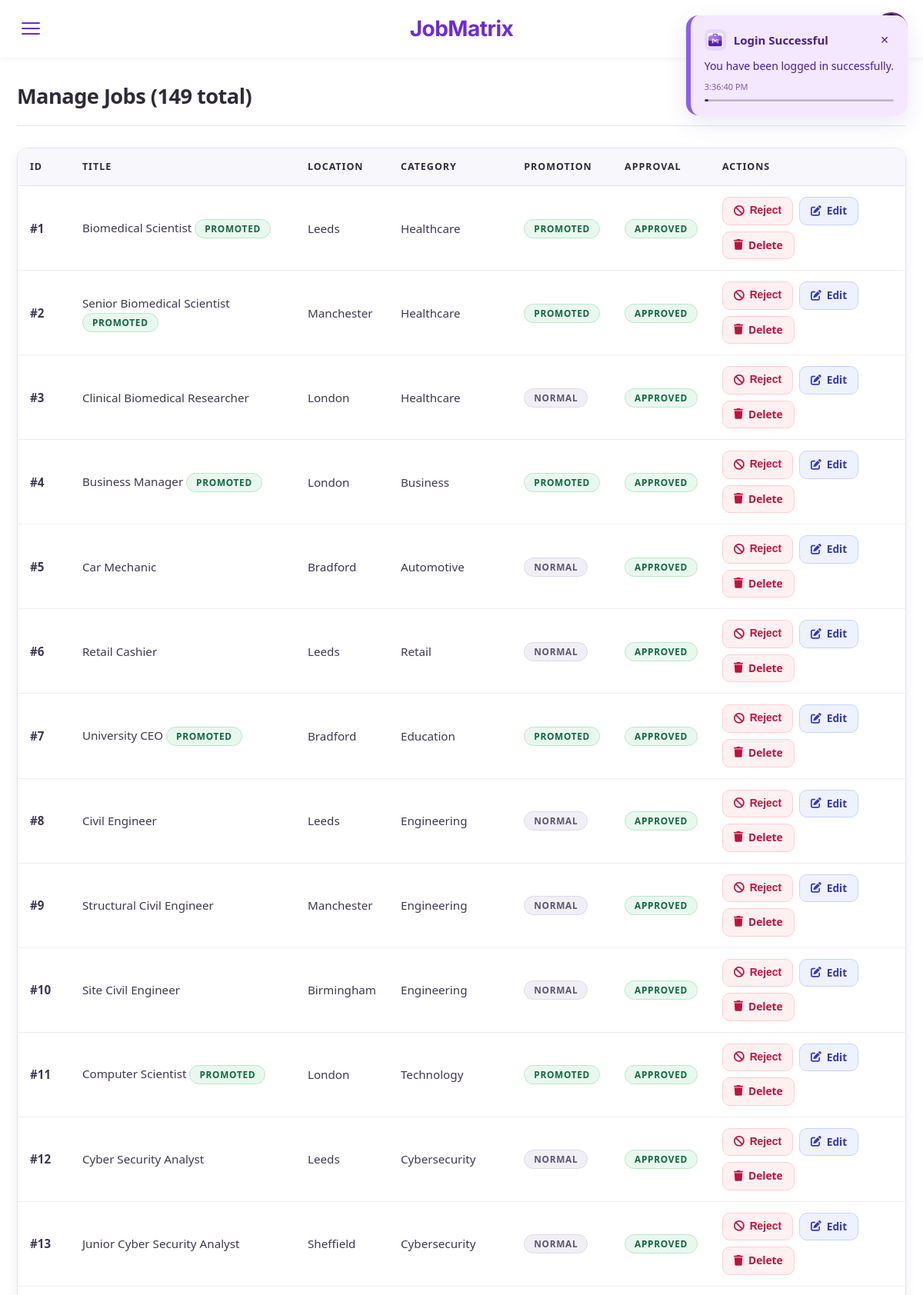
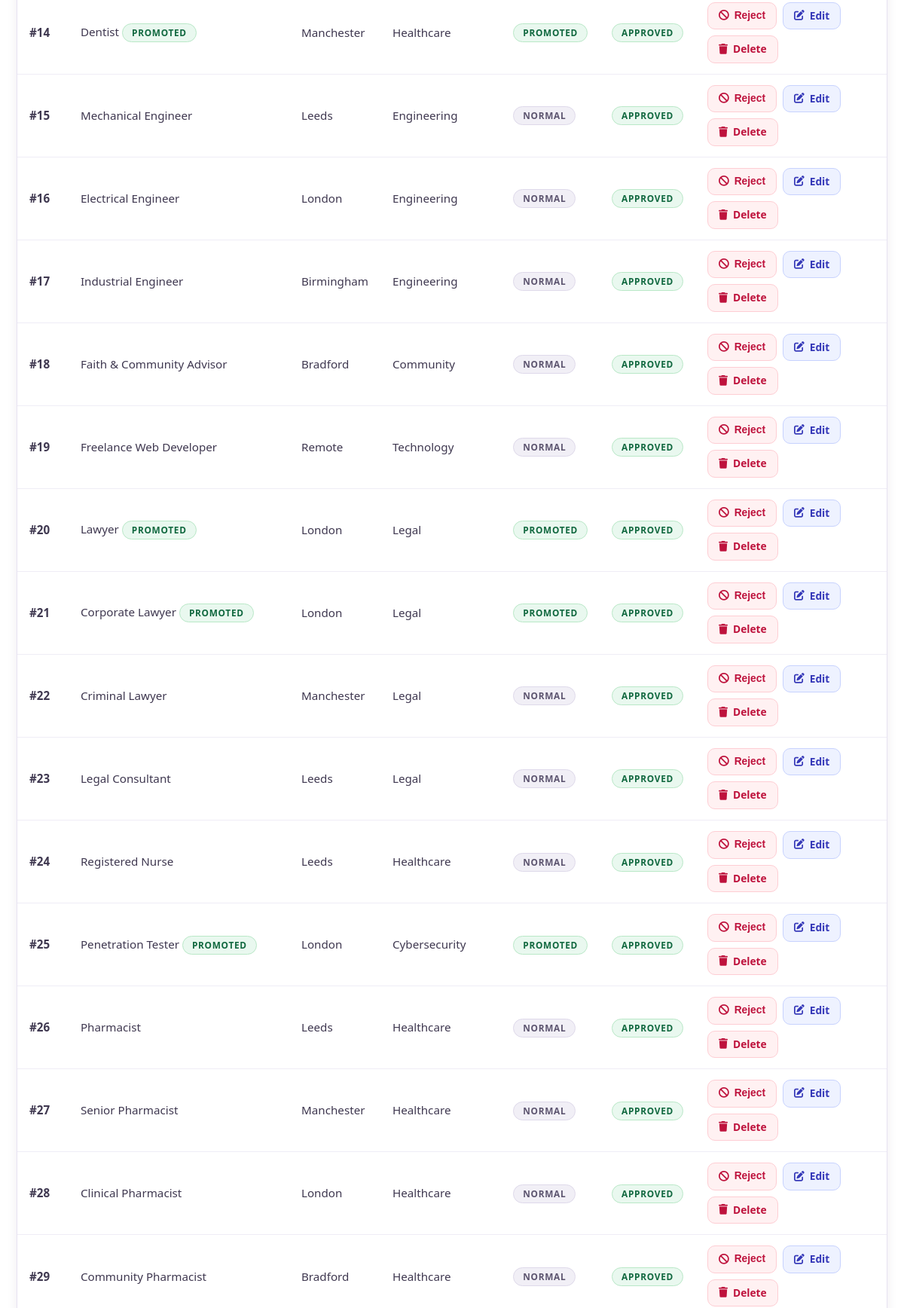
Screenshot of /admin/manage_jobs.php (signed in, upper part) with the database file from the repository (2 pictures, top to bottom).
### tables this page shows
CREATE TABLE `jobs` (
  `id` int(11) NOT NULL,
  `employer_id` int(11) DEFAULT NULL,
  `title` varchar(255) DEFAULT NULL,
  `company` varchar(255) DEFAULT NULL,
  `location` varchar(255) DEFAULT NULL,
  `salary` int(11) DEFAULT NULL,
  `type` varchar(50) DEFAULT NULL,
  `category` varchar(100) DEFAULT NULL,
  `description` text DEFAULT NULL,
  `created_at` timestamp NOT NULL DEFAULT current_timestamp(),
  `is_promoted` tinyint(1) DEFAULT 0,
  `approval_status` enum('pending','approved','rejected') NOT NULL DEFAULT 'pending'
);

### admin/manage_jobs.php (the view, shortened to what this page needs)
<?php
include '../includes/header.php';
$stmt = $conn->prepare("SELECT * FROM jobs ORDER BY id ASC");
$stmt->execute();
$jobs = $stmt->get_result();
$total_jobs = $jobs->num_rows;
?>
<link rel="stylesheet" href="../assets/css/admin.css">
<div class="admin-container">
    <div class="admin-header">
        <h1>Manage Jobs (<?= number_format($total_jobs) ?> total)</h1>
        <a href="dashboard.php" class="btn btn-secondary">â† Dashboard</a>
    </div>
    <?php if ($jobs->num_rows > 0): ?>
        <div class="table-container">
            <table class="admin-table">
                <thead>
                    <tr>
                        <th>ID</th>
                        <th>Title</th>
                        <th>Location</th>
                        <th>Category</th>
                        <th>Promotion</th>
                        <th>Approval</th>
                        <th>Actions</th>
                    </tr>
                </thead>
                <tbody>
                    <?php while ($job = $jobs->fetch_assoc()): ?>
                        <tr>
                            <td><strong>#<?= $job['id'] ?></strong></td>
                            <td>
                                <?= htmlspecialchars($job['title']) ?>
                                <?php if ($job['is_promoted']): ?>
                                    <span class="status-badge status-promoted">Promoted</span>
                                <?php endif; ?>
                            </td>
                            <td><?= htmlspecialchars($job['location']) ?></td>
                            <td><?= htmlspecialchars($job['category']) ?></td>
                            <td>
                                <span class="status-badge <?= $job['is_promoted'] ? 'status-promoted' : 'status-normal' ?>">
                                    <?= $job['is_promoted'] ? 'Promoted' : 'Normal' ?>
                                </span>
                            </td>
                            <td>
                                <?php
                                $approvalStatus = $job['approval_status'] ?? 'pending';
                                $approvalClass = 'status-normal';
                                if ($approvalStatus === 'approved') {
                                    $approvalClass = 'status-promoted';
                                } elseif ($approvalStatus === 'rejected') {
                                    $approvalClass = 'status-danger';
                                }
                                ?>
                                <span class="status-badge <?= $approvalClass ?>">
                                    <?= ucfirst(htmlspecialchars($approvalStatus)) ?>
                                </span>
                            </td>
                            <td>
                                <div class="action-buttons">
                                    <?php if (($job['approval_status'] ?? 'pending') !== 'rejected'): ?>
                                        <form method="POST" action="review_job.php" style="display:inline;">
                                            <button type="submit" class="btn btn-delete" title="Reject"
                                                onclick="return confirm('Reject this job listing?');">
                                                <i class="fas fa-ban"></i> Reject
                                            </button>
                                        </form>
                                    <?php endif; ?>
                                    <a href="edit_job.php?id=<?= $job['id'] ?>" class="btn btn-edit" title="Edit">
                                        <i class="fas fa-edit"></i> Edit
                                    </a>
                                    <a href="delete_job.php?id=<?= $job['id'] ?>" class="btn btn-delete"
                                        onclick="return confirm('Delete this job? This cannot be undone.')" title="Delete">
                                        <i class="fas fa-trash"></i> Delete
                                    </a>
                                </div>
                            </td>
                        </tr>
                    <?php endwhile; ?>
                </tbody>
            </table>
        </div>
    <?php endif; ?>
</div>

### assets/css/style.css (style rules this page uses)
* { -ms-overflow-style: none; scrollbar-width: none; }
:root { --color-dark: #333333; --color-neutral-300: #f5f5f5; --color-neutral-800: #2a2a2a; --color-primary: #6c2bd9; --color-primary-dark: #5320a8; --menu-padding: 2rem; --transition-speed: 0.3s; --transition-ease: ease; --border-radius: 12px; --font-scale: 1; --background-color: #ffffff; --text-color: #333333; }
body { font-family: 'Segoe UI', Tahoma, Geneva, Verdana, sans-serif; font-size: calc(16px * var(--font-scale)); background: var(--background-color); color: var(--text-color); line-height: 1.6; min-height: 100vh; display: flex; flex-direction: column; }

### assets/css/admin.css (style rules this page uses)
.admin-container { width: min(1380px, 100%); margin: 34px auto 50px; padding: 0 22px; }
.admin-header { display: flex; align-items: flex-start; justify-content: space-between; gap: 14px; margin-bottom: 28px; padding-bottom: 18px; border-bottom: 1px solid var(--admin-border); }
.admin-header h1 { margin: 0; color: var(--admin-text); font-size: clamp(1.7rem, 2vw, 2.25rem); line-height: 1.2; letter-spacing: -0.02em; font-weight: 750; }
.table-container { width: 100%; overflow-x: auto; border: 1px solid var(--admin-border); border-radius: var(--admin-radius); background: var(--admin-surface); box-shadow: var(--admin-shadow-sm); }
.admin-table { width: 100%; border-collapse: collapse; background: var(--admin-surface); min-width: 760px; }
.admin-table thead th { background: var(--admin-surface-soft); color: var(--admin-text); font-size: 0.78rem; font-weight: 700; text-transform: uppercase; letter-spacing: 0.08em; text-align: left; padding: 14px 16px; border-bottom: 1px solid var(--admin-border); white-space: nowrap; }
.admin-table tbody td { padding: 14px 16px; border-bottom: 1px solid #efedf6; color: #3f3850; vertical-align: middle; font-size: 0.95rem; }
.admin-table tbody tr { transition: background-color var(--admin-transition); }
.status-badge { display: inline-flex; align-items: center; justify-content: center; padding: 5px 12px; border-radius: var(--admin-radius-pill); font-size: 0.74rem; line-height: 1.1; font-weight: 700; text-transform: uppercase; letter-spacing: 0.06em; border: 1px solid transparent; }
.status-promoted { background: #e9f8ef; color: #10683f; border-color: #b9e8c7; }
.status-normal { background: #f1eff6; color: #5c546f; border-color: #ded9ea; }
.action-buttons { display: inline-flex; align-items: center; flex-wrap: wrap; gap: 8px; }
.btn { appearance: none; border: 1px solid transparent; border-radius: var(--admin-radius-sm); padding: 9px 14px; font-size: 0.86rem; font-weight: 650; text-decoration: none; display: inline-flex; align-items: center; justify-content: center; gap: 7px; line-height: 1.2; cursor: pointer; transition: transform var(--admin-transition), background-color var(--admin-transition), box-shadow var(--admin-transition), border-color var(--admin-transition), color var(--admin-transition); white-space: nowrap; }
.btn-secondary { background: #ffffff; border-color: #d7d2e6; color: #4a435c; }
.btn-edit { background: #eef2ff; border-color: #c7d2fe; color: #3538b8; }
.btn-delete { background: #fff1f2; border-color: #fecdd3; color: #be123c; }

### rows the page displays
jobs: id "1", title "Biomedical Scientist", is_promoted "PROMOTED", location "Leeds", category "Healthcare", approval_status "APPROVED"
jobs: id "2", title "Senior Biomedical Scientist", is_promoted "PROMOTED", location "Manchester", category "Healthcare", approval_status "APPROVED"
jobs: id "3", title "Clinical Biomedical Researcher", location "London", category "Healthcare", is_promoted "NORMAL", approval_status "APPROVED"
jobs: id "4", title "Business Manager", is_promoted "PROMOTED", location "London", category "Business", approval_status "APPROVED"
jobs: id "5", title "Car Mechanic", location "Bradford", category "Automotive", is_promoted "NORMAL", approval_status "APPROVED"
jobs: id "6", title "Retail Cashier", location "Leeds", category "Retail", is_promoted "NORMAL", approval_status "APPROVED"
jobs: id "7", title "University CEO", is_promoted "PROMOTED", location "Bradford", category "Education", approval_status "APPROVED"
jobs: id "8", title "Civil Engineer", location "Leeds", category "Engineering", is_promoted "NORMAL", approval_status "APPROVED"
jobs: id "9", title "Structural Civil Engineer", location "Manchester", category "Engineering", is_promoted "NORMAL", approval_status "APPROVED"
jobs: id "10", title "Site Civil Engineer", location "Birmingham", category "Engineering", is_promoted "NORMAL", approval_status "APPROVED"
jobs: id "11", title "Computer Scientist", is_promoted "PROMOTED", location "London", category "Technology", approval_status "APPROVED"
jobs: id "12", title "Cyber Security Analyst", location "Leeds", category "Cybersecurity", is_promoted "NORMAL", approval_status "APPROVED"
jobs: id "13", title "Junior Cyber Security Analyst", location "Sheffield", category "Cybersecurity", is_promoted "NORMAL", approval_status "APPROVED"
jobs: id "14", title "Dentist", is_promoted "PROMOTED", location "Manchester", category "Healthcare", approval_status "APPROVED"
jobs: id "15", title "Mechanical Engineer", location "Leeds", category "Engineering", is_promoted "NORMAL", approval_status "APPROVED"
jobs: id "16", title "Electrical Engineer", location "London", category "Engineering", is_promoted "NORMAL", approval_status "APPROVED"
jobs: id "17", title "Industrial Engineer", location "Birmingham", category "Engineering", is_promoted "NORMAL", approval_status "APPROVED"
jobs: id "18", title "Faith & Community Advisor", location "Bradford", category "Community", is_promoted "NORMAL", approval_status "APPROVED"
jobs: id "19", title "Freelance Web Developer", location "Remote", category "Technology", is_promoted "NORMAL", approval_status "APPROVED"
jobs: id "20", title "Lawyer", is_promoted "PROMOTED", location "London", category "Legal", approval_status "APPROVED"
jobs: id "21", title "Corporate Lawyer", is_promoted "PROMOTED", location "London", category "Legal", approval_status "APPROVED"
jobs: id "22", title "Criminal Lawyer", location "Manchester", category "Legal", is_promoted "NORMAL", approval_status "APPROVED"
jobs: id "23", title "Legal Consultant", location "Leeds", category "Legal", is_promoted "NORMAL", approval_status "APPROVED"
jobs: id "24", title "Registered Nurse", location "Leeds", category "Healthcare", is_promoted "NORMAL", approval_status "APPROVED"
jobs: id "25", title "Penetration Tester", is_promoted "PROMOTED", location "London", category "Cybersecurity", approval_status "APPROVED"
jobs: id "26", title "Pharmacist", location "Leeds", category "Healthcare", is_promoted "NORMAL", approval_status "APPROVED"
jobs: id "27", title "Senior Pharmacist", location "Manchester", category "Healthcare", is_promoted "NORMAL", approval_status "APPROVED"
jobs: id "28", title "Clinical Pharmacist", location "London", category "Healthcare", is_promoted "NORMAL", approval_status "APPROVED"
jobs: id "29", title "Community Pharmacist", location "Bradford", category "Healthcare", is_promoted "NORMAL", approval_status "APPROVED"

### other values shown
$total_jobs "149"
